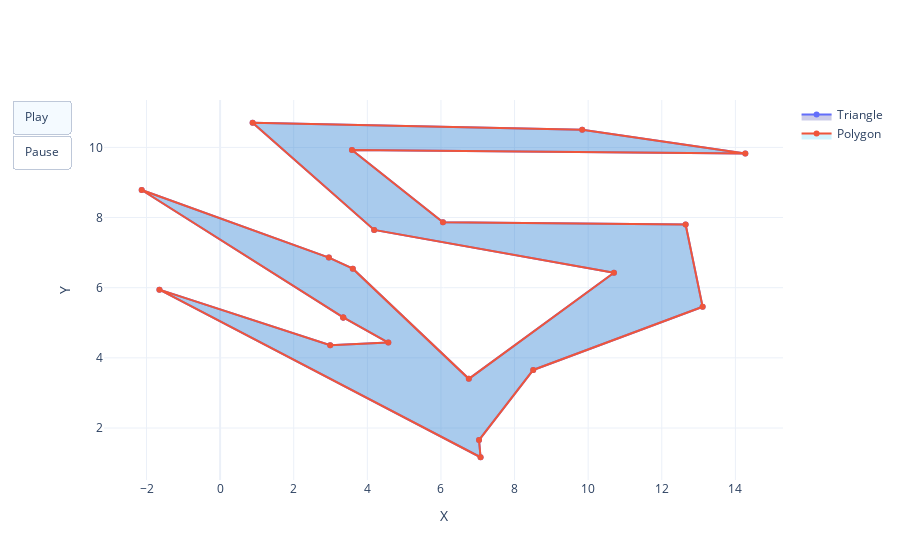
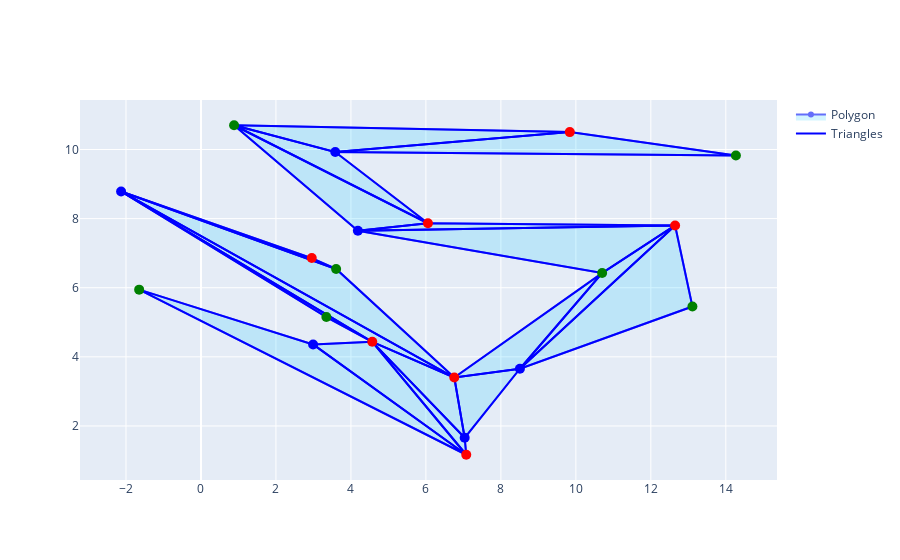

The notebook cell these images were saved under, in order:
### Markdown cell above
## Execução

### Code cell
input = 'agp2009a-simplerand/randsimple-20-1.pol'
poly = Polygon(input)
result = triangulate(poly)
fig = poly.plot(result)
fig.show()
fig.write_html("triangulate.html")

colors = three_color(result)
print_colors(poly,result)
print(f"Número de cameras: {min(colors.values())}")

### Figure 1 — Plotly figure (JSON) as saved in the notebook; plotly's stock layout.template omitted (floating-point values rounded to 4 significant figures)
{"data": [{"fill": "toself", "fillcolor": "rgba(0, 0, 139, 0.2)", "mode": "lines+markers", "name": "Triangle", "type": "scatter", "x": [3.345, 4.57, 2.991, -1.649, 7.076, 7.034, 8.507, 13.11, 12.65, 6.055, 3.582, 14.27, 9.838, 0.8828, 4.186, 10.7, 6.758, 3.605, 2.955, -2.131, 3.345], "y": [5.152, 4.434, 4.359, 5.945, 1.166, 1.657, 3.655, 5.455, 7.803, 7.866, 9.926, 9.826, 10.5, 10.7, 7.648, 6.424, 3.402, 6.543, 6.858, 8.785, 5.152]}, {"fill": "toself", "fillcolor": "rgba(34, 200, 255, 0.2)", "mode": "lines+markers", "name": "Polygon", "type": "scatter", "x": [3.345, 4.57, 2.991, -1.649, 7.076, 7.034, 8.507, 13.11, 12.65, 6.055, 3.582, 14.27, 9.838, 0.8828, 4.186, 10.7, 6.758, 3.605, 2.955, -2.131, 3.345], "y": [5.152, 4.434, 4.359, 5.945, 1.166, 1.657, 3.655, 5.455, 7.803, 7.866, 9.926, 9.826, 10.5, 10.7, 7.648, 6.424, 3.402, 6.543, 6.858, 8.785, 5.152]}], "layout": {"hovermode": "closest", "showlegend": true, "updatemenus": [{"buttons": [{"args": [null, {"frame": {"duration": 500, "redraw": true}, "fromcurrent": true, "transition": {"duration": 300, "easing": "quadratic-in-out"}}], "label": "Play", "method": "animate"}, {"args": [[null], {"frame": {"duration": 0, "redraw": false}, "mode": "immediate", "transition": {"duration": 0}}], "label": "Pause", "method": "animate"}], "type": "buttons"}], "xaxis": {"title": {"text": "X"}}, "yaxis": {"title": {"text": "Y"}}}}

### Figure 2 — Plotly figure (JSON) as saved in the notebook; plotly's stock layout.template omitted (floating-point values rounded to 4 significant figures)
{"data": [{"fill": "toself", "fillcolor": "rgba(34, 200, 255, 0.2)", "mode": "lines+markers", "name": "Polygon", "type": "scatter", "x": [3.345, 4.57, 2.991, -1.649, 7.076, 7.034, 8.507, 13.11, 12.65, 6.055, 3.582, 14.27, 9.838, 0.8828, 4.186, 10.7, 6.758, 3.605, 2.955, -2.131, 3.345], "y": [5.152, 4.434, 4.359, 5.945, 1.166, 1.657, 3.655, 5.455, 7.803, 7.866, 9.926, 9.826, 10.5, 10.7, 7.648, 6.424, 3.402, 6.543, 6.858, 8.785, 5.152]}, {"line": {"color": "blue"}, "mode": "lines", "name": "Triangles", "type": "scatter", "x": [-2.131, 3.345, 4.57, -2.131, null, 2.991, -1.649, 7.076, 2.991, null, 4.57, 2.991, 7.076, 4.57, null, 4.57, 7.076, 7.034, 4.57, null, 8.507, 13.11, 12.65, 8.507, null, 3.582, 14.27, 9.838, 3.582, null, 3.582, 9.838, 0.8828, 3.582, null, 6.055, 3.582, 0.8828, 6.055, null, 6.055, 0.8828, 4.186, 6.055, null, 12.65, 6.055, 4.186, 12.65, null, 12.65, 4.186, 10.7, 12.65, null, 8.507, 12.65, 10.7, 8.507, null, 8.507, 10.7, 6.758, 8.507, null, 7.034, 8.507, 6.758, 7.034, null, 4.57, 7.034, 6.758, 4.57, null, -2.131, 4.57, 6.758, -2.131, null, -2.131, 6.758, 3.605, -2.131, null, 3.605, 2.955, -2.131, 3.605, null], "y": [8.785, 5.152, 4.434, 8.785, null, 4.359, 5.945, 1.166, 4.359, null, 4.434, 4.359, 1.166, 4.434, null, 4.434, 1.166, 1.657, 4.434, null, 3.655, 5.455, 7.803, 3.655, null, 9.926, 9.826, 10.5, 9.926, null, 9.926, 10.5, 10.7, 9.926, null, 7.866, 9.926, 10.7, 7.866, null, 7.866, 10.7, 7.648, 7.866, null, 7.803, 7.866, 7.648, 7.803, null, 7.803, 7.648, 6.424, 7.803, null, 3.655, 7.803, 6.424, 3.655, null, 3.655, 6.424, 3.402, 3.655, null, 1.657, 3.655, 3.402, 1.657, null, 4.434, 1.657, 3.402, 4.434, null, 8.785, 4.434, 3.402, 8.785, null, 8.785, 3.402, 6.543, 8.785, null, 6.543, 6.858, 8.785, 6.543, null]}, {"marker": {"color": "green", "size": 10}, "mode": "markers", "showlegend": false, "type": "scatter", "x": [3.345], "y": [5.152]}, {"marker": {"color": "red", "size": 10}, "mode": "markers", "showlegend": false, "type": "scatter", "x": [4.57], "y": [4.434]}, {"marker": {"color": "blue", "size": 10}, "mode": "markers", "showlegend": false, "type": "scatter", "x": [2.991], "y": [4.359]}, {"marker": {"color": "green", "size": 10}, "mode": "markers", "showlegend": false, "type": "scatter", "x": [-1.649], "y": [5.945]}, {"marker": {"color": "red", "size": 10}, "mode": "markers", "showlegend": false, "type": "scatter", "x": [7.076], "y": [1.166]}, {"marker": {"color": "blue", "size": 10}, "mode": "markers", "showlegend": false, "type": "scatter", "x": [7.034], "y": [1.657]}, {"marker": {"color": "blue", "size": 10}, "mode": "markers", "showlegend": false, "type": "scatter", "x": [8.507], "y": [3.655]}, {"marker": {"color": "green", "size": 10}, "mode": "markers", "showlegend": false, "type": "scatter", "x": [13.11], "y": [5.455]}, {"marker": {"color": "red", "size": 10}, "mode": "markers", "showlegend": false, "type": "scatter", "x": [12.65], "y": [7.803]}, {"marker": {"color": "red", "size": 10}, "mode": "markers", "showlegend": false, "type": "scatter", "x": [6.055], "y": [7.866]}, {"marker": {"color": "blue", "size": 10}, "mode": "markers", "showlegend": false, "type": "scatter", "x": [3.582], "y": [9.926]}, {"marker": {"color": "green", "size": 10}, "mode": "markers", "showlegend": false, "type": "scatter", "x": [14.27], "y": [9.826]}, {"marker": {"color": "red", "size": 10}, "mode": "markers", "showlegend": false, "type": "scatter", "x": [9.838], "y": [10.5]}, {"marker": {"color": "green", "size": 10}, "mode": "markers", "showlegend": false, "type": "scatter", "x": [0.8828], "y": [10.7]}, {"marker": {"color": "blue", "size": 10}, "mode": "markers", "showlegend": false, "type": "scatter", "x": [4.186], "y": [7.648]}, {"marker": {"color": "green", "size": 10}, "mode": "markers", "showlegend": false, "type": "scatter", "x": [10.7], "y": [6.424]}, {"marker": {"color": "red", "size": 10}, "mode": "markers", "showlegend": false, "type": "scatter", "x": [6.758], "y": [3.402]}, {"marker": {"color": "green", "size": 10}, "mode": "markers", "showlegend": false, "type": "scatter", "x": [3.605], "y": [6.543]}, {"marker": {"color": "red", "size": 10}, "mode": "markers", "showlegend": false, "type": "scatter", "x": [2.955], "y": [6.858]}, {"marker": {"color": "blue", "size": 10}, "mode": "markers", "showlegend": false, "type": "scatter", "x": [-2.131], "y": [8.785]}], "layout": {}}
